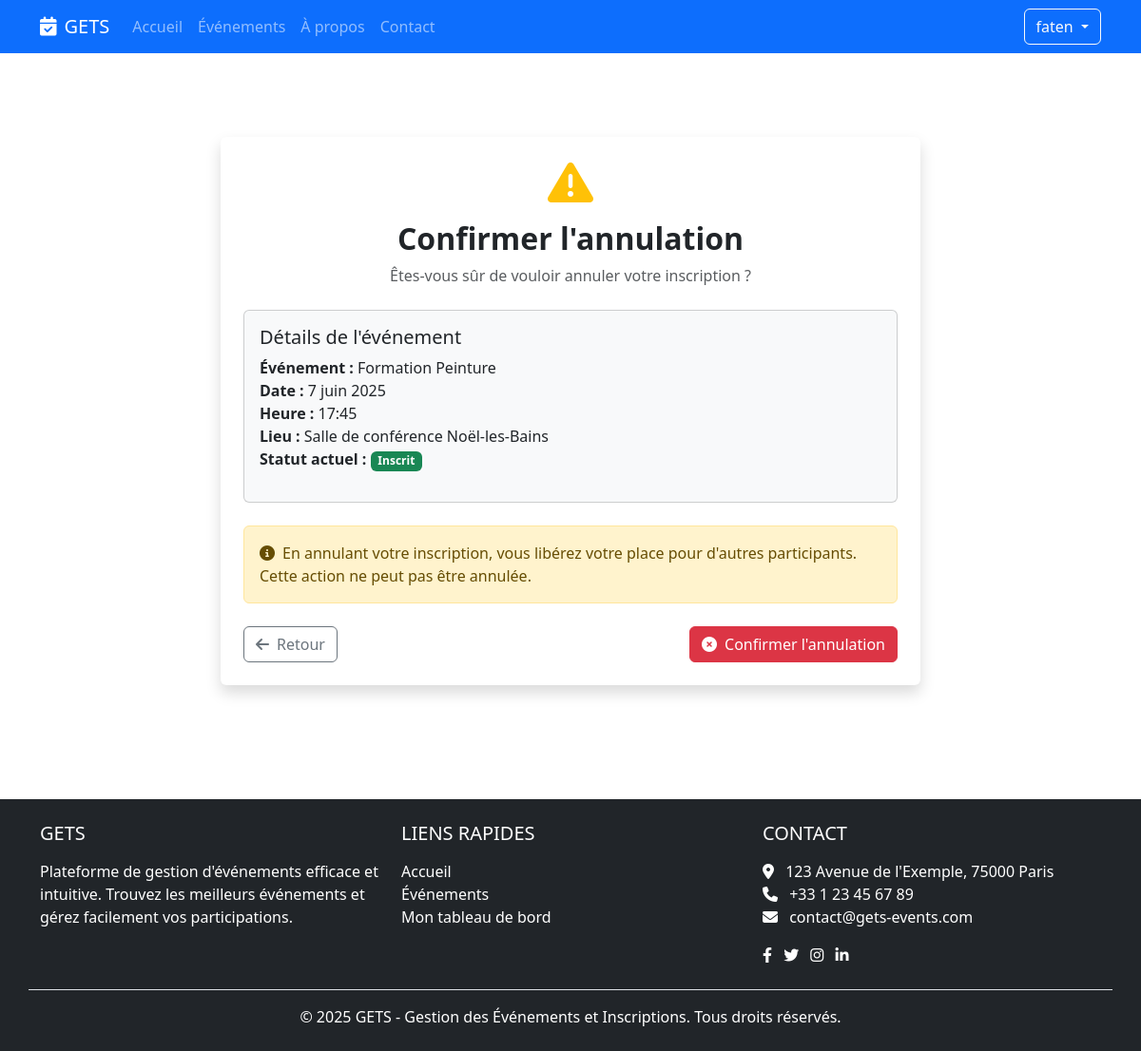
The page /account/cancel-registration/12/ (signed in) on the database its author committed.
### common/models.py (models this page shows, shortened)
class User(AbstractUser):
    ROLE_CHOICES = [
        ('admin', 'Administrateur'),
        ('manager', 'Gestionnaire'),
        ('staff', 'Personnel'),
    ]
    role = models.CharField(max_length=10, choices=ROLE_CHOICES, default='staff')
    profile_image = models.ImageField(upload_to='profile_images/', blank=True, null=True)
    phone_number = models.CharField(max_length=15, blank=True, null=True)
    class Meta:
        db_table = 'user'

class Inscription(models.Model):
    STATUT_CHOICES = [
        ('inscrit', 'Inscrit'),
        ('en_attente', 'En attente'),
        ('annule', 'Annulé'),
    ]
    participant = models.ForeignKey(Participant, on_delete=models.CASCADE, related_name='inscriptions')
    activite = models.ForeignKey(Activite, on_delete=models.CASCADE, related_name='inscriptions')
    date_inscription = models.DateTimeField(auto_now_add=True)
    statut = models.CharField(max_length=20, choices=STATUT_CHOICES, default='inscrit')
    created_by = models.ForeignKey(User, on_delete=models.SET_NULL, null=True, related_name='created_inscriptions')
    class Meta:
        db_table = 'inscription'
        unique_together = ('participant', 'activite')

class Activite(models.Model):
    nom = models.CharField(max_length=100)
    description = models.TextField(blank=True, null=True)
    duree = models.IntegerField(help_text="Durée en minutes")
    date_debut = models.DateTimeField()
    responsable = models.ForeignKey('Responsable', on_delete=models.SET_NULL, blank=True, null=True, related_name='activites')
    infrastructure = models.ForeignKey('Infrastructure', on_delete=models.SET_NULL, blank=True, null=True, related_name='activites')
    capacite_max = models.IntegerField(blank=True, null=True)
    animateurs = models.ManyToManyField('Animateur', through='ActiviteAnimateur', related_name='activites')
    materiels = models.ManyToManyField('Materiel', through='ActiviteMateriel', related_name='activites')
    created_by = models.ForeignKey('User', on_delete=models.SET_NULL, null=True, related_name='created_activites')
    class Meta:
        db_table = 'activite'

class Infrastructure(models.Model):
    nom = models.CharField(max_length=100)
    type = models.CharField(max_length=50)
    capacite = models.IntegerField(blank=True, null=True)
    localisation = models.CharField(max_length=100, blank=True, null=True)
    disponible = models.BooleanField(default=True)
    created_by = models.ForeignKey(User, on_delete=models.SET_NULL, null=True, related_name='created_infrastructures')
    class Meta:
        db_table = 'infrastructure'

### client_portal/views/account_views.py (the view, shortened to what this page needs)
# urls.py: path('account/cancel-registration/<int:inscription_id>/', account_views.CancelRegistrationView.as_view(), name='cancel_registration'),
class CancelRegistrationView(LoginRequiredMixin, DeleteView):
    model = Inscription
    template_name = 'client_portal/booking/cancel.html'
    success_url = reverse_lazy('client_portal:dashboard')
    context_object_name = 'inscription'
    def get_object(self, queryset=None):
        inscription_id = self.kwargs.get('inscription_id')
        inscription = get_object_or_404(Inscription, id=inscription_id)
        participant = Participant.objects.filter(email=self.request.user.email).first()
        if not participant or inscription.participant != participant:
            messages.error(self.request, "Vous n'êtes pas autorisé à annuler cette inscription.")
            return None
        return inscription

### client_portal/templates/client_portal/booking/cancel.html (shortened to what this page needs)
{% extends "client_portal/base.html" %}
{% block content %}
<div class="container py-5">
    <div class="row justify-content-center">
        <div class="col-md-8">
            <div class="card border-0 shadow">
                <div class="card-body p-4">
                    <div class="text-center mb-4">
                        <div class="mb-3">
                            <i class="fas fa-exclamation-triangle text-warning fa-3x"></i>
                        </div>
                        <h2 class="fw-bold">Confirmer l'annulation</h2>
                        <p class="text-muted">Êtes-vous sûr de vouloir annuler votre inscription ?</p>
                    </div>
                    <div class="card mb-4 bg-light">
                        <div class="card-body">
                            <h5 class="card-title">Détails de l'événement</h5>
                            <ul class="list-unstyled">
                                <li><strong>Événement :</strong> {{ inscription.activite.nom }}</li>
                                <li><strong>Date :</strong> {{ inscription.activite.date_debut|date:"j F Y" }}</li>
                                <li><strong>Heure :</strong> {{ inscription.activite.date_debut|date:"H:i" }}</li>
                                {% if inscription.activite.infrastructure %}
                                <li><strong>Lieu :</strong> {{ inscription.activite.infrastructure.nom }}</li>
                                {% endif %}
                                <li><strong>Statut actuel :</strong>
                                    {% if inscription.statut == 'inscrit' %}
                                    <span class="badge bg-success">Inscrit</span>
                                    {% elif inscription.statut == 'en_attente' %}
                                    <span class="badge bg-warning">En attente</span>
                                    {% elif inscription.statut == 'annule' %}
                                    <span class="badge bg-danger">Annulé</span>
                                    {% endif %}
                                </li>
                            </ul>
                        </div>
                    </div>
                    <div class="alert alert-warning">
                        <i class="fas fa-info-circle me-2"></i>En annulant votre inscription, vous libérez votre place
                        pour d'autres participants. Cette action ne peut pas être annulée.
                    </div>
                    <div class="d-flex justify-content-between mt-4">
                        <a href="{% url 'client_portal:dashboard' %}" class="btn btn-outline-secondary">
                            <i class="fas fa-arrow-left me-2"></i>Retour
                        </a>
                        <form method="post">
                            <button type="submit" class="btn btn-danger">
                                <i class="fas fa-times-circle me-2"></i>Confirmer l'annulation
                            </button>
                        </form>
                    </div>
                </div>
            </div>
        </div>
    </div>
</div>
{% endblock %}

### client_portal/templates/client_portal/partials/header.html (shortened to what this page needs)
<header>
    <nav class="navbar navbar-expand-lg navbar-dark bg-primary">
        <div class="container">
            <a class="navbar-brand" href="{% url 'client_portal:home' %}">
                <i class="fas fa-calendar-check me-2"></i>GETS
            </a>
            <div class="collapse navbar-collapse" id="navbarNav">
                <ul class="navbar-nav me-auto">
                    <li class="nav-item">
                        <a class="nav-link {% if request.path == '/' %}active{% endif %}"
                            href="{% url 'client_portal:home' %}">Accueil</a>
                    </li>
                    <li class="nav-item">
                        <a class="nav-link {% if '/events/' in request.path %}active{% endif %}"
                            href="{% url 'client_portal:event_list' %}">Événements</a>
                    </li>
                    <li class="nav-item">
                        <a class="nav-link {% if '/about/' in request.path %}active{% endif %}"
                            href="{% url 'client_portal:about' %}">À propos</a>
                    </li>
                    <li class="nav-item">
                        <a class="nav-link {% if '/contact/' in request.path %}active{% endif %}"
                            href="{% url 'client_portal:contact' %}">Contact</a>
                    </li>
                </ul>
                <div class="d-flex">
                    {% if user.is_authenticated %}
                    <div class="dropdown">
                        <button class="btn btn-outline-light dropdown-toggle" type="button" id="userMenu"
                            data-bs-toggle="dropdown" aria-expanded="false">
                            {{ user.first_name|default:user.username }}
                        </button>
                    </div>
                    {% else %}
                    <a href="{% url 'client_portal:login' %}" class="btn btn-outline-light me-2">Connexion</a>
                    <a href="{% url 'client_portal:register' %}" class="btn btn-light">Inscription</a>
                    {% endif %}
                </div>
            </div>
        </div>
    </nav>
</header>

### rows shown on the page
User: first_name "faten"
Inscription: activite.nom "Formation Peinture", activite.date_debut "7 juin 2025", activite.date_debut "17:45", activite.infrastructure.nom "Salle de conférence Noël-les-Bains"
